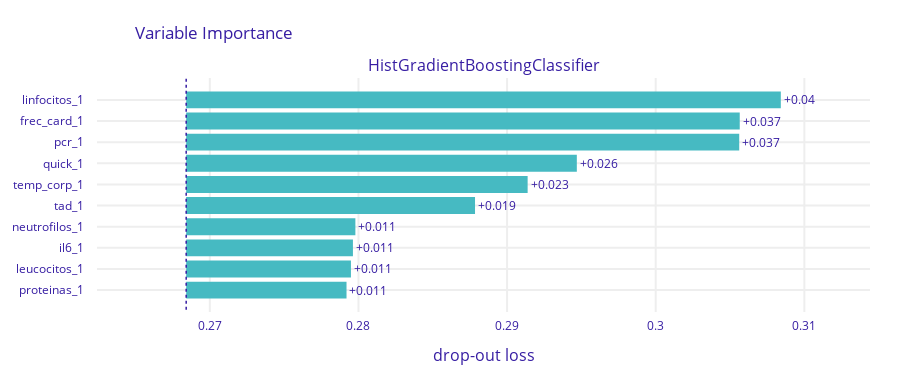

The notebook cell this image was saved under:
### Code cell
import dalex as dx

exp = dx.Explainer(modelo_hgb, X, y)
vi = exp.model_parts()
vi.plot(max_vars=10)
#select the 10 most important variables from the explainer
imps = vi.result['variable'][-10:-1].tolist()

### Figure 1 — Plotly figure (JSON) as saved in the notebook; plotly's stock layout.template omitted (floating-point values rounded to 4 significant figures)
{"data": [{"base": 0.2684, "hoverinfo": "text", "hoverlabel": {"bgcolor": "rgba(0,0,0,0.8)"}, "hovertext": ["Model: HistGradientBoostingClassifier loss after<br>variable: linfocitos_1 is permuted: 0.308<br>Drop-out loss change: +0.04", "Model: HistGradientBoostingClassifier loss after<br>variable: frec_card_1 is permuted: 0.306<br>Drop-out loss change: +0.037", "Model: HistGradientBoostingClassifier loss after<br>variable: pcr_1 is permuted: 0.306<br>Drop-out loss change: +0.037", "Model: HistGradientBoostingClassifier loss after<br>variable: quick_1 is permuted: 0.295<br>Drop-out loss change: +0.026", "Model: HistGradientBoostingClassifier loss after<br>variable: temp_corp_1 is permuted: 0.291<br>Drop-out loss change: +0.023", "Model: HistGradientBoostingClassifier loss after<br>variable: tad_1 is permuted: 0.288<br>Drop-out loss change: +0.019", "Model: HistGradientBoostingClassifier loss after<br>variable: neutrofilos_1 is permuted: 0.28<br>Drop-out loss change: +0.011", "Model: HistGradientBoostingClassifier loss after<br>variable: il6_1 is permuted: 0.28<br>Drop-out loss change: +0.011", "Model: HistGradientBoostingClassifier loss after<br>variable: leucocitos_1 is permuted: 0.279<br>Drop-out loss change: +0.011", "Model: HistGradientBoostingClassifier loss after<br>variable: proteinas_1 is permuted: 0.279<br>Drop-out loss change: +0.011"], "marker": {"color": "#46bac2"}, "orientation": "h", "showlegend": false, "text": ["+0.04", "+0.037", "+0.037", "+0.026", "+0.023", "+0.019", "+0.011", "+0.011", "+0.011", "+0.011"], "textposition": "outside", "type": "bar", "x": [0.04001, 0.03724, 0.03721, 0.02628, 0.02297, 0.01943, 0.01138, 0.01122, 0.01108, 0.01079], "xaxis": "x", "y": ["linfocitos_1", "frec_card_1", "pcr_1", "quick_1", "temp_corp_1", "tad_1", "neutrofilos_1", "il6_1", "leucocitos_1", "proteinas_1"], "yaxis": "y"}], "layout": {"annotations": [{"font": {"size": 16}, "showarrow": false, "text": "HistGradientBoostingClassifier", "x": 0.5, "xanchor": "center", "xref": "paper", "y": 1, "yanchor": "bottom", "yref": "paper"}, {"font": {"size": 16}, "showarrow": false, "text": "drop-out loss", "x": 0.5, "xanchor": "center", "xref": "paper", "y": 0, "yanchor": "top", "yref": "paper", "yshift": -30}], "font": {"color": "#371ea3"}, "height": 383, "margin": {"b": 71, "r": 30, "t": 78}, "shapes": [{"line": {"color": "#371ea3", "dash": "dot", "width": 1.5}, "type": "line", "x0": 0.2684, "x1": 0.2684, "xref": "x", "y0": -1, "y1": 10, "yref": "y"}], "title": {"text": "Variable Importance", "x": 0.15}, "xaxis": {"anchor": "y", "automargin": true, "domain": [0, 1], "fixedrange": true, "gridwidth": 2, "range": [0.2624, 0.3144], "tickcolor": "white", "ticklen": 3, "ticks": "outside", "type": "linear", "zeroline": false}, "yaxis": {"anchor": "x", "automargin": true, "autorange": "reversed", "domain": [0, 1], "fixedrange": true, "gridwidth": 2, "tickcolor": "white", "ticklen": 10, "ticks": "outside", "type": "category"}}}
